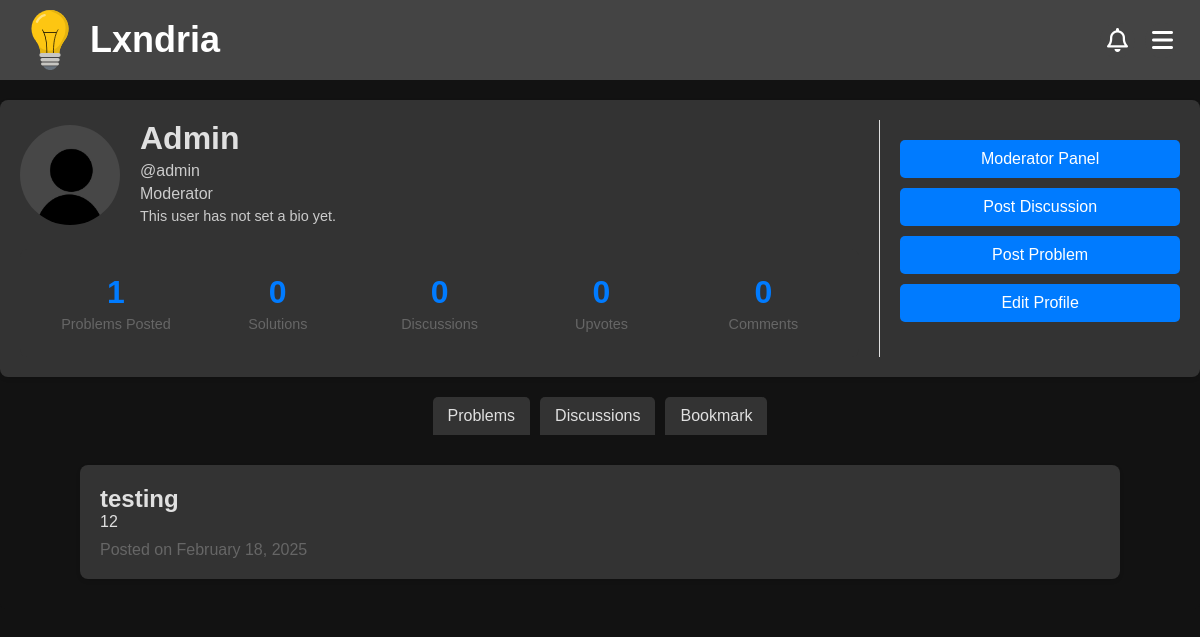
Page /account (signed in) on the earlier database version.
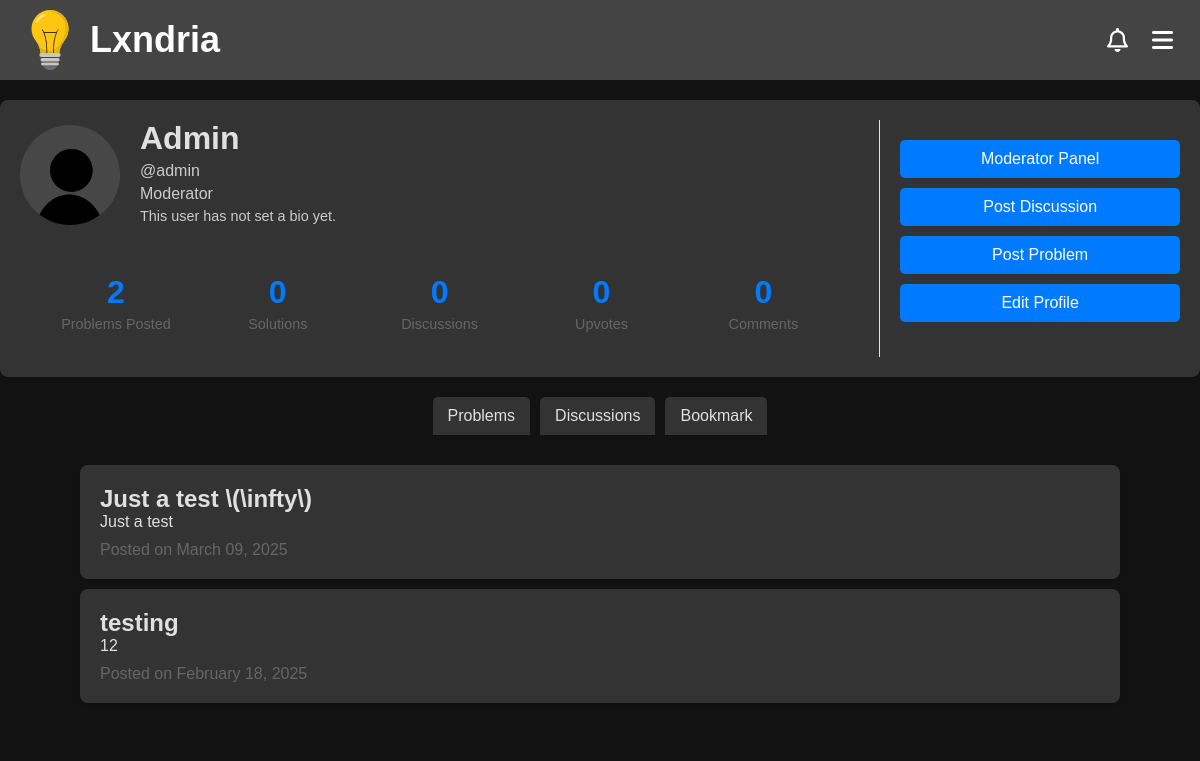
Same page on the later database version.
### app/models.py (models this page shows, shortened)
class Profile(db.Model):
    __tablename__ = "profile"
    __table_args__ = {"extend_existing": True}
    username = db.Column(db.String(80), db.ForeignKey('user.username'), primary_key=True)  # Primary + Foreign Key
    user = db.relationship('User', backref=db.backref('profile', uselist=False, cascade="all, delete-orphan"))
    profile_pic = db.Column(db.String(255), default="/images/default-profile.jpg")
    bio = db.Column(db.Text, default="This user has not set a bio yet.")
    upvotes = db.Column(db.Integer, default=0)
    created_at = db.Column(db.DateTime, default=datetime.utcnow)
    updated_at = db.Column(db.DateTime, onupdate=datetime.utcnow)
    @property
    def problems_posted(self):
        return Problem.query.filter_by(author=self.username).count()
    @property
    def solutions(self):
        return Solutions.query.filter_by(username=self.username).count()
    @property
    def comments(self):
        return Comments.query.filter_by(username=self.username).count()
    @property
    def discussions(self):
        return Discussion.query.filter_by(author=self.username).count()
    @property
    def name(self):
        return self.user.name if self.user else None
    @property
    def is_moderator(self):
        return Moderators.query.filter_by(username=self.username).count() != 0

class User(db.Model, UserMixin): # create a User class to store user information
    __tablename__ = "user"
    __table_args__ = {"extend_existing": True}  # Allow modifications to the table
    id = db.Column(db.Integer, primary_key=True)
    username = db.Column(db.String(80), unique=True, nullable=False)
    name = db.Column(db.String(80), nullable=False)
    password_hash = db.Column(db.String(120), nullable=False)
    email = db.Column(db.String(120), unique=True, nullable=False)
    created_at = db.Column(db.DateTime, default=datetime.utcnow)
    updated_at = db.Column(db.DateTime, onupdate=datetime.utcnow)

class Problem(db.Model):
    __tablename__ = "problem"
    __table_args__ = {"extend_existing": True}
    id = db.Column(db.Integer, primary_key=True, autoincrement=True)
    title = db.Column(db.String(100), nullable=False)
    topic = db.Column(db.String(30), nullable=False)
    attempts = db.Column(db.Integer, default=0)
    solved = db.Column(db.Integer, default=0)
    created_at = db.Column(db.DateTime, default=datetime.utcnow)
    updated_at = db.Column(db.DateTime, onupdate=datetime.utcnow)
    views = db.Column(db.Integer, default=0)
    author = db.Column(db.String(80), db.ForeignKey('user.username'))
    user = db.relationship('User', backref=db.backref('problems', cascade="all, delete-orphan"))
    content = db.Column(db.Text, nullable=False)
    encrypted_answer = db.Column(db.Text, nullable=False)
    __table_args__ = (
        CheckConstraint("topic IN ('Algebra', 'Geometry', 'Number Theory', 'Calculus', 'Logic', 'Classical Mechanics', 'Electricity and Magnetism', 'Computer Science', 'Quantitative Finance', 'Chemistry', 'Probability')", name="valid_topic_check"),
    )
    @property
    def reducedContent(self):
        FullContent = self.content
        if len(FullContent) > 500:
            return FullContent[:500] + "..."
        return FullContent
    @hybrid_property
    def needs_solution(self):
        solutions = Solutions.query.filter_by(problem_id=self.id).count()
        if solutions == 0:
            return True
        return False

### app/routes/account.py (the view, shortened to what this page needs)
@account_bp.route('/account')
def account():
    if not current_user.is_authenticated:
        return redirect(url_for('routes.auth.login'))
    elif request.args.get('updateEmail'):
        return redirect(url_for('routes.auth.update_email'))
    profile = Profile.query.filter_by(username=current_user.username).first()
    problems = Problem.query.filter_by(author=current_user.username).order_by(Problem.created_at.desc()).all()
    discussions = Discussion.query.filter_by(author=current_user.username).order_by(Discussion.created_at.desc()).all()
    bookmarks = Bookmarks.query.filter_by(username=current_user.username).order_by(Bookmarks.created_at.desc()).all()
    return render_template('account.html', user=profile, problems=problems, stats=profile, discussions=discussions, bookmarks=bookmarks)

### app/routes/auth.py (called while the page is built)
@login_manager.user_loader
def load_user(user_id):
    return User.query.get(int(user_id))

### app/templates/account.html (shortened to what this page needs)
<!DOCTYPE html>
<html>
<head>
  {%include 'banner.html'%}
  <link rel="stylesheet" href="{{url_for('static', filename='css/profile.css')}}">
</head>
<body>
    <div class="profile-container">
        <div class="profile-main">
          <div class="profile-header">
            <img src="{{url_for('static', filename=user.profile_pic)}}" alt="Profile Picture" class="profile-pic">
            <div class="profile-info">
              <h1>{{user.name}}</h1>
              <p>@{{user.username}}</p>
              {% if user.is_moderator %}
              <p>Moderator</p>
              {% endif %}
              <p class="profile-bio">{{user.bio}}</p>
            </div>
          </div>
          <div class="profile-stats">
            <div class="stat-item">
                <div class="stat-number">{{stats.problems_posted}}</div>
                <div class="stat-text">Problems Posted</div>
            </div>
            <div class="stat-item">
                <div class="stat-number">{{stats.solutions}}</div>
                <div class="stat-text">Solutions</div>
              </div>
              <div class="stat-item">
                <div class="stat-number">{{stats.discussions}}</div>
                <div class="stat-text">Discussions</div>
              </div>
              <div class="stat-item">
                <div class="stat-number">{{stats.upvotes}}</div>
                <div class="stat-text">Upvotes</div>
              </div>
              <div class="stat-item">
                <div class="stat-number">{{stats.comments}}</div>
                <div class="stat-text">Comments</div>
              </div>
            </div>
        </div>
        {% if user.username == current_user.username %}
        <div class="profile-sidebar">
          <div class="profile-options">
            {%if user.is_moderator%}
            <a href="/moderation"><button>Moderator Panel</button></a>
            {%endif%}
            <a href="/account/contribute/discussion"><button>Post Discussion</button></a>
            <a href="/account/contribute/problem"><button>Post Problem</button></a>
            <a href="/account/edit"><button>Edit Profile</button></a>
          </div>
        </div>
        {% endif %}
      </div>
      <div class="Tabs">
        <button class="tab" onclick="openTab(event, 'Problems')">Problems</button>
        <button class="tab" onclick="openTab(event, 'Discussions')">Discussions</button>
        {% if user.username == current_user.username %}
        <button class="tab" onclick="openTab(event, 'Bookmark')">Bookmark</button>
        {% endif %}
      </div>
      <div class="TabContent" display="block" id = "Problems" style="display: block;">
      {% for problem in problems %}
      <a href="/problem/{{problem.id}}">
        <div class="problem-post">
              <h2>{{problem.title}}</h2>
              <p>{{problem.reducedContent}}</p>
              <div class="date">Posted on {{problem.created_at.strftime('%B %d, %Y')}}</div>
        </div>
      </a>
      {% endfor %}
      </div>
</body>
</html>

### app/templates/banner.html (shortened to what this page needs)
<!DOCTYPE html>
<link rel="stylesheet" href="https://cdnjs.cloudflare.com/ajax/libs/font-awesome/6.4.2/css/all.min.css">
<link rel="stylesheet" href="{{url_for('static', filename='css/banner.css')}}">
<header class="banner">
    <div class="logo-container">
      <img src="{{url_for('static', filename='Images/logo.svg')}}" alt="Logo" class="logo">
      <span class="site-name"><a href="/">Lxndria</span></a>
    </div>
      <div class="menu-container">
        <button class="notif-button" onclick="toggleNotif()"><i class="far fa-bell"></i></button>
        <button class="menu-button" onclick="toggleMenu()"><i class="fa fa-bars"></i>
        </button>
    </div>
  </header>

### app/static/css/banner.css (style rules this page uses)
body, h1, p { margin: 0; padding: 0; text-decoration: none; color: inherit; font-family: Arial, sans-serif; box-sizing: border-box; background-color: #121212; color: #f1f1f1; ; }
a { text-decoration: none; color: inherit; }
.banner { display: flex; justify-content: space-between; align-items: center; padding: 10px 10px; background-color: #444; color: white; position: sticky; top: 0; z-index: 1000; }
.logo-container { display: flex; align-items: center; }
.logo { width: 60px; height: 60px; margin-left: 10px; margin-right: 10px; }
.site-name { font-size: 2.25rem; font-family: 'Gill Sans', 'Gill Sans MT', Calibri, 'Trebuchet MS', sans-serif; font-weight: bold; }
.menu-container { position: relative; display: flex; }
.menu-button { padding: 15px; margin-right: 10px; background-color: #444; color: white; border: none; cursor: pointer; border-radius: 50%; width: 35px; height: 35px; text-align: center; font-size: 1.5rem; line-height: 1; display: flex; justify-content: center; align-items: center; }
.notif-button, .home-button { padding: 15px; margin-right: 10px; background-color: #444; color: white; border: none; cursor: pointer; border-radius: 50%; width: 35px; height: 35px; text-align: center; font-size: 1.5rem; line-height: 1; display: flex; justify-content: center; align-items: center; }

### app/static/css/profile.css (style rules this page uses)
body, h1, p { margin: 0; padding: 0; text-decoration: none; color: inherit; font-family: Arial, sans-serif; box-sizing: border-box; background-color: #121212; color: #f1f1f1; ; }
a { text-decoration: none; color: inherit; }
.profile-info h1, .profile-info p { font-family: 'Poppins', sans-serif; margin: 0; padding: 0; background-color: #333; color: #e0e0e0; }
.profile-container { display: flex; max-width: 1200px; margin: 20px auto; padding: 20px; background-color: #333; box-shadow: 0 2px 4px rgba(0, 0, 0, 0.1); border-radius: 8px; color: #e0e0e0; }
.profile-main { flex: 3; padding-right: 20px; }
.profile-sidebar { flex: 1; padding-left: 20px; border-left: 1px solid #e0e0e0; }
.profile-header { display: flex; align-items: center; margin-bottom: 20px; }
.profile-pic { width: 100px; height: 100px; border-radius: 50%; object-fit: cover; margin-right: 20px; }
.profile-info h1 { font-size: 2rem; margin: 0; }
.profile-info p { margin: 5px 0; color: #e0e0e0e0; }
.profile-bio { margin-top: 10px; font-size: 0.9rem; color: #444; }
.profile-stats { display: flex; justify-content: space-between; margin-top: 20px; padding: 15px; background-color: #333; border-radius: 8px; }
.stat-item { text-align: center; flex: 1; padding: 10px; }
.stat-number { font-size: 2rem; font-weight: 600; color: #007bff; margin-bottom: 5px; }
.stat-text { font-size: 0.9rem; color: #666; }
.profile-options { margin-top: 20px; }
.profile-options button { display: block; width: 100%; padding: 10px; margin-bottom: 10px; background-color: #007bff; color: #ffffff; border: none; border-radius: 5px; cursor: pointer; font-size: 1rem; transition: background-color 0.3s; }
.problem-post, .discussion-post, .report-post { max-width: 1000px; margin: 10px auto; padding: 20px; background-color: #333; box-shadow: 0 2px 4px rgba(0, 0, 0, 0.1); border-radius: 8px; color: #e0e0e0; }
.problem-post h2, .discussion-post h2, .report-post h2 { margin: 0; padding: 0; background-color: #333; color: #e0e0e0; }
.problem-post p, .discussion-post p, .report-post p { background-color: #333; color: #e0e0e0; }
.problem-post .date, .discussion-post .date, .report-post .date { margin-top: 10px; color: #666; }
.Tabs { display: flex; justify-content: center; margin-bottom: 0px; }
.Tabs button { background-color: #333; color: #e0e0e0; border: none; padding: 10px 15px; cursor: pointer; font-size: 1rem; border-radius: 5px 5px 0 0; transition: background-color 0.3s; }
.Tabs button:not(:last-child) { margin-right: 10px; }
.TabContent { display: none; padding: 20px; background-color: #121212; border-radius: 0 0 5px 5px; }

Differences in the rows shown:
added Problem: title "Just a test \\(\\infty\\)", reducedContent "Just a test", created_at "March 09, 2025"
Other differences:
{{ stats.problems_posted }}: "1" → "2"
